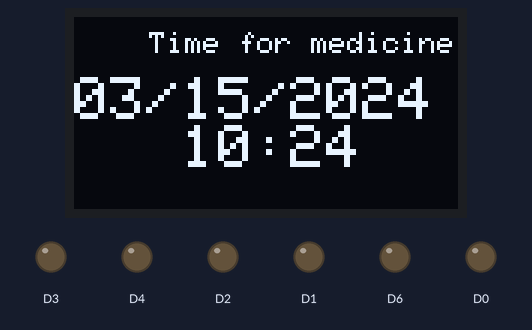
The sketch below on a simulated ESP8266 (NodeMCU). Parts: 128×64 one-colour display, output pins drawn as LEDs (lit = HIGH). The local clock reads 2024-03-15 10:24:30 at power-on unless the sketch sets it; what the sketch prints to the serial monitor is not drawn.

Above: at 0.1 s.
At 30.3 s:
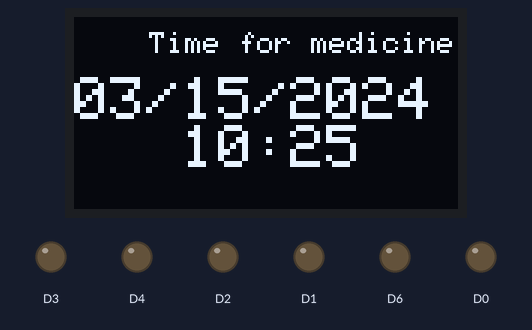
At 90.6 s:
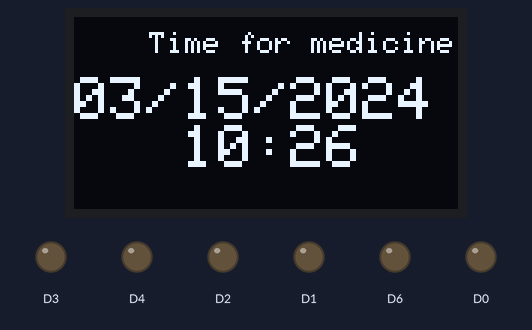

Measured:
- what the display in image 1 shows lasts 60.3 s, from 30.2 s to 90.5 s

The sketch:

new_project.ino
```cpp
#include <Wire.h>  // must be included here so that Arduino library object file references work
#include <RtcDS1307.h>
RtcDS1307<TwoWire> Rtc(Wire);
#include <Adafruit_GFX.h>
#include <Adafruit_SSD1306.h>
#include <ESP8266WiFi.h>

#define OLED_RESET D5
/* Object named display, of the class Adafruit_SSD1306 */
Adafruit_SSD1306 display(OLED_RESET);

#if (SSD1306_LCDHEIGHT != 64)
#error("Height incorrect, please fix Adafruit_SSD1306.h!");
#endif
/* for normal hardware wire use above */
char datestring[20], datestring1[4];
uint8_t s = 0, m = 0, h = 0;

int buzz8amHH = 9;
int buzz8amMM = 58;
int buzz8amSS = 00;
int buzz2pmHH = 12;
int buzz2pmMM = 35;
int buzz2pmSS = 00;
int buzz8pmHH = 20;
int buzz8pmMM = 00;
int buzz8pmSS = 00 ;
RtcDateTime now = Rtc.GetDateTime();
void setup ()
{
  pinMode(D0, OUTPUT);
  pinMode(D1, OUTPUT);
  pinMode(D2, OUTPUT);
  pinMode(D6, OUTPUT);
    pinMode(D3, OUTPUT);
  pinMode(D4, OUTPUT);

  Serial.begin(115200);

  Serial.print("compiled: ");
  Serial.print(__DATE__);
  Serial.println(__TIME__);

  //--------RTC SETUP ------------
  // if you are using ESP-01 then uncomment the line below to reset the pins to
  // the available pins for SDA, SCL
  // Wire.begin(0, 2); // due to limited pins, use pin 0 and 2 for SDA, SCL
  Rtc.Begin();
  RtcDateTime compiled = RtcDateTime(__DATE__, __TIME__);
  printDateTime(compiled);
  Serial.println();


  if (!Rtc.IsDateTimeValid())
  {
    if (Rtc.LastError() != 0)
    {
      // we have a communications error
      // see https://www.arduino.cc/en/Reference/WireEndTransmission for
      // what the number means
      Serial.print("RTC communications error = ");
      Serial.println(Rtc.LastError());
    }
    else
    {
      // Common Cuases:
      //    1) first time you ran and the device wasn't running yet
      //    2) the battery on the device is low or even missing

      Serial.println("RTC lost confidence in the DateTime!");
      // following line sets the RTC to the date & time this sketch was compiled
      // it will also reset the valid flag internally unless the Rtc device is
      // having an issue

      Rtc.SetDateTime(compiled);
    }
  }

  if (!Rtc.GetIsRunning())
  {
    Serial.println("RTC was not actively running, starting now");
    Rtc.SetIsRunning(true);
  }


  if (now < compiled)
  {
    Serial.println("RTC is older than compile time!  (Updating DateTime)");
    Rtc.SetDateTime(compiled);
  }
  else if (now > compiled)
  {
    Serial.println("RTC is newer than compile time. (this is expected)");
  }
  else if (now == compiled)
  {
    Serial.println("RTC is the same as compile time! (not expected but all is fine)");
  }

  // never assume the Rtc was last configured by you, so
  // just clear them to your needed state
  Rtc.SetSquareWavePin(DS1307SquareWaveOut_Low);
  display.begin(SSD1306_SWITCHCAPVCC, 0x3C); /* Initialize display with address 0x3C */
  display.clearDisplay();  /* Clear display */

}

void loop ()
{
  if (!Rtc.IsDateTimeValid())
  {
    if (Rtc.LastError() != 0)
    {
      // we have a communications error
      // see https://www.arduino.cc/en/Reference/WireEndTransmission for
      // what the number means
      Serial.print("RTC communications error = ");
      Serial.println(Rtc.LastError());
    }
    else
    {
      // Common Cuases:
      //    1) the battery on the device is low or even missing and the power line was disconnected
      Serial.println("RTC lost confidence in the DateTime!");
    }
  }

  RtcDateTime now = Rtc.GetDateTime();

  printDateTime(now);
  Serial.println();
  display.setTextSize(1);  /* Select font size of text. Increases with size of argument. */
  display.setTextColor(WHITE);  /* Color of text*/
  display.clearDisplay();
  drawStr(25, 5, "Time for medicine");
  Serial.print(datestring);
  display.setTextSize(2);
  drawStr(0, 20, datestring);
  Serial.printf("time is");
  display.display();
  delay(5000); // ten seconds

// function to start buzzing at 2pm
  if (int(now.Hour()) == buzz2pmHH) {
    if (int(now.Minute()) == buzz2pmMM) {

        ///////////////////////////////////////////////////
        digitalWrite(D3, HIGH);
        digitalWrite(D6, HIGH);
        delay(1000);
        ////////////////////////////////////////////////
    }
          else
      {
        digitalWrite(D3, LOW);
        digitalWrite(D6, LOW);
      }
  }
        else
      {
        digitalWrite(D3, LOW);
      digitalWrite(D6, LOW);
      }
 // function to start buzzing at 8pm
  if (int(now.Hour()) == buzz8pmHH) {
    if (int(now.Minute()) == buzz8pmMM) {

              /////////////////////////////////////////////////////
        digitalWrite(D4, HIGH);
        digitalWrite(D6, HIGH);
        delay(1000);
        /////////////////////////////////////////////////////


    }
          else
      {
        digitalWrite(D4, LOW);
      digitalWrite(D6, LOW);
      }
  }
        else
      {
        digitalWrite(D4, LOW);

      digitalWrite(D6, LOW);
      }
       // function to start buzzing at 8am
  if (int(now.Hour()) == buzz8amHH) {
    if (int(now.Minute()) == buzz8amMM) {
        ////////////////////////////////////////////////////
        digitalWrite(D0, HIGH);
digitalWrite(D6, HIGH);
        delay(1000);
        /////////////////////////////////////////////////////

      }
          else
      {
        digitalWrite(D0, LOW);
        digitalWrite(D6, LOW);
      }
  }
        else
      {
        digitalWrite(D0, LOW);
        digitalWrite(D6, LOW);
      }
}

#define countof(a) (sizeof(a) / sizeof(a[0]))

void printDateTime(const RtcDateTime& dt)
{


  snprintf_P(datestring,
             countof(datestring),
             PSTR("%02u/%02u/%04u   %02u:%02u"),
             dt.Month(),
             dt.Day(),
             dt.Year(),
             dt.Hour(),
             dt.Minute(),
             dt.Second() );
  //display.display();

}

void drawStr(uint8_t x, uint8_t y, char* str) {
  display.setCursor(x, y);  /* Set x,y coordinates */
  display.println(str);
}
```
